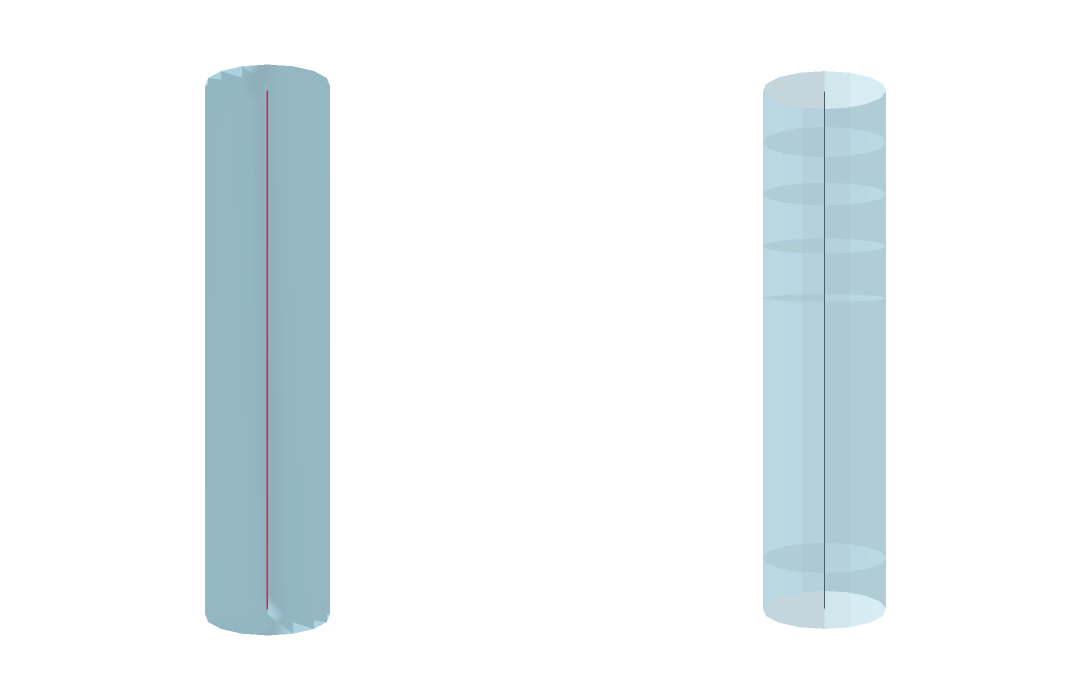

The cell this chart's notebook holds for it:
### Markdown cell above
## Fitted cable

The mesh and skeleton are on the left; the cable model is on the right. Both panels use the same view. Validation compares cable volume and surface area with the mesh.

### Code cell
fig = visualize_mesh_cable_3d(
    mm, skeleton, morph, show_axes=False, eye_scale=2.2, camera=camera
)
fig.show()

validator = Validation(mm, skeleton, morph)
validator.full_validation()

### Figure 1 — Plotly figure (JSON) as saved in the notebook; plotly's stock layout.template omitted (floating-point values rounded to 4 significant figures; data arrays with more than 128 entries replaced by an {"elided": "..."} marker saying what was removed)
{"data": [{"color": "lightblue", "i": [1, 1, 2, 2, 4, 4, 5, 5, 6, 6, 7, 7, 8, 8, 9, 9, 10, 10, 11, 11, 12, 12, 13, 13, 14, 14, 15, 15, 16, 16, 17, 17, 18, 18, 19, 19, 20, 20, 21, 21, 22, 22, 23, 23, 24, 24, 25, 25, 26, 26, 27, 27, 28, 28, 29, 29, 30, 30, 31, 31, 32, 32, 33, 33], "j": [0, 4, 4, 5, 0, 6, 6, 7, 0, 8, 8, 9, 0, 10, 10, 11, 0, 12, 12, 13, 0, 14, 14, 15, 0, 16, 16, 17, 0, 18, 18, 19, 0, 20, 20, 21, 0, 22, 22, 23, 0, 24, 24, 25, 0, 26, 26, 27, 0, 28, 28, 29, 0, 30, 30, 31, 0, 32, 32, 33, 0, 1, 1, 2], "k": [4, 2, 5, 3, 6, 5, 7, 3, 8, 7, 9, 3, 10, 9, 11, 3, 12, 11, 13, 3, 14, 13, 15, 3, 16, 15, 17, 3, 18, 17, 19, 3, 20, 19, 21, 3, 22, 21, 23, 3, 24, 23, 25, 3, 26, 25, 27, 3, 28, 27, 29, 3, 30, 29, 31, 3, 32, 31, 33, 3, 1, 33, 2, 3], "name": "Mesh", "opacity": 0.8, "scene": "scene", "type": "mesh3d", "x": [0.0, 1.0, 1.0, 0.0, 0.9239, 0.9239, 0.7071, 0.7071, 0.3827, 0.3827, 0.0, 0.0, -0.3827, -0.3827, -0.7071, -0.7071, -0.9239, -0.9239, -1.0, -1.0, -0.9239, -0.9239, -0.7071, -0.7071, -0.3827, -0.3827, -0.0, -0.0, 0.3827, 0.3827, 0.7071, 0.7071, 0.9239, 0.9239], "y": [0.0, 0.0, 0.0, 0.0, 0.3827, 0.3827, 0.7071, 0.7071, 0.9239, 0.9239, 1.0, 1.0, 0.9239, 0.9239, 0.7071, 0.7071, 0.3827, 0.3827, 0.0, 0.0, -0.3827, -0.3827, -0.7071, -0.7071, -0.9239, -0.9239, -1.0, -1.0, -0.9239, -0.9239, -0.7071, -0.7071, -0.3827, -0.3827], "z": [-5.0, -5.0, 5.0, 5.0, -5.0, 5.0, -5.0, 5.0, -5.0, 5.0, -5.0, 5.0, -5.0, 5.0, -5.0, 5.0, -5.0, 5.0, -5.0, 5.0, -5.0, 5.0, -5.0, 5.0, -5.0, 5.0, -5.0, 5.0, -5.0, 5.0, -5.0, 5.0, -5.0, 5.0]}, {"line": {"color": "crimson", "width": 3}, "mode": "lines", "name": "Skeleton 0", "opacity": 0.95, "scene": "scene", "showlegend": false, "type": "scatter3d", "x": [1.503e-14, 2.153e-05, null, 2.153e-05, 2.153e-05, null, 2.153e-05, -4.531e-15, null], "y": [2.897e-15, -9.089e-05, null, -9.089e-05, -9.089e-05, null, -9.089e-05, 8.377e-15, null], "z": [4.908, 4.871, null, 4.871, -4.871, null, -4.871, -4.908, null]}, {"color": "lightblue", "flatshading": true, "i": {"elided": "320 int values"}, "j": {"elided": "320 int values"}, "k": {"elided": "320 int values"}, "name": "frusta", "opacity": 0.5, "scene": "scene2", "type": "mesh3d", "x": {"elided": "320 float values"}, "y": {"elided": "320 float values"}, "z": {"elided": "320 float values"}}, {"line": {"color": "black", "width": 2}, "mode": "lines", "name": "centroid", "scene": "scene2", "type": "scatter3d", "x": [1.503e-14, 2.153e-05, null, -4.531e-15, 2.153e-05, null, 2.153e-05, 2.153e-05, null, 2.153e-05, 2.153e-05, null, 2.153e-05, 2.153e-05, null, 2.153e-05, 2.153e-05, null, 2.153e-05, 2.153e-05, null, 2.153e-05, 2.153e-05, null, 2.153e-05, 2.153e-05, null, 2.153e-05, 2.153e-05, null], "y": [2.897e-15, -9.089e-05, null, 8.377e-15, -9.089e-05, null, -9.089e-05, -9.089e-05, null, -9.089e-05, -9.089e-05, null, -9.089e-05, -9.089e-05, null, -9.089e-05, -9.089e-05, null, -9.089e-05, -9.089e-05, null, -9.089e-05, -9.089e-05, null, -9.089e-05, -9.089e-05, null, -9.089e-05, -9.089e-05, null], "z": [4.908, 3.926, null, -4.908, -3.926, null, 3.926, 2.945, null, 2.945, 1.963, null, 1.963, 0.9816, null, 0.9816, -2.368e-12, null, -2.368e-12, -0.9816, null, -0.9816, -1.963, null, -1.963, -2.945, null, -2.945, -3.926, null]}], "layout": {"height": 700, "margin": {"b": 0, "l": 0, "r": 0, "t": 0}, "paper_bgcolor": "white", "scene": {"aspectmode": "data", "camera": {"eye": {"x": 3.811, "y": 0, "z": 0}, "up": {"x": 0, "y": 0, "z": -1}}, "domain": {"x": [0, 0.49], "y": [0, 1]}, "xaxis": {"range": [-1.04, 1.04], "showbackground": false, "showgrid": false, "visible": false, "zeroline": false}, "yaxis": {"range": [-1.04, 1.04], "showbackground": false, "showgrid": false, "visible": false, "zeroline": false}, "zaxis": {"range": [-6.131, 6.131], "showbackground": false, "showgrid": false, "visible": false, "zeroline": false}}, "scene2": {"aspectmode": "data", "camera": {"eye": {"x": 3.811, "y": 0, "z": 0}, "up": {"x": 0, "y": 0, "z": -1}}, "domain": {"x": [0.51, 1], "y": [0, 1]}, "xaxis": {"range": [-1.04, 1.04], "showbackground": false, "showgrid": false, "visible": false, "zeroline": false}, "yaxis": {"range": [-1.04, 1.04], "showbackground": false, "showgrid": false, "visible": false, "zeroline": false}, "zaxis": {"range": [-6.131, 6.131], "showbackground": false, "showgrid": false, "visible": false, "zeroline": false}}, "showlegend": false, "width": 1400}}
